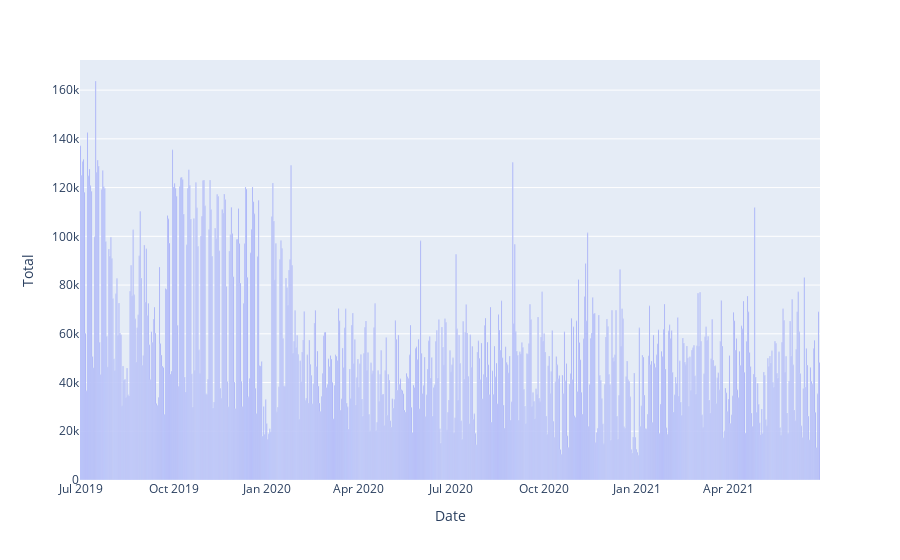

Source (notebook cell):
### Code cell
fig = px.bar(data,x='Date',y='Total',labels={"index":"Number of cases","value":"Date"},title="") 
fig.show()

### Figure 1 — Plotly figure (JSON) as saved in the notebook; plotly's stock layout.template omitted (floating-point values rounded to 4 significant figures; data arrays with more than 128 entries replaced by an {"elided": "..."} marker saying what was removed)
{"data": [{"alignmentgroup": "True", "hovertemplate": "Date=%{x}<br>Total=%{y}<extra></extra>", "legendgroup": "", "marker": {"color": "#636efa", "pattern": {"shape": ""}}, "name": "", "offsetgroup": "", "orientation": "v", "showlegend": false, "textposition": "auto", "type": "bar", "x": {"elided": "731 str values"}, "xaxis": "x", "y": {"elided": "731 float values"}, "yaxis": "y"}], "layout": {"barmode": "relative", "legend": {"tracegroupgap": 0}, "margin": {"t": 60}, "xaxis": {"anchor": "y", "domain": [0, 1], "title": {"text": "Date"}}, "yaxis": {"anchor": "x", "domain": [0, 1], "title": {"text": "Total"}}}}
